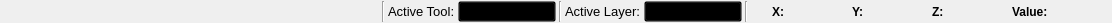
<?xml version="1.0" encoding="UTF-8"?>
<ui version="4.0">
 <class>StatusBar</class>
 <widget class="QWidget" name="StatusBar">
  <property name="geometry">
   <rect>
    <x>0</x>
    <y>0</y>
    <width>1112</width>
    <height>20</height>
   </rect>
  </property>
  <property name="sizePolicy">
   <sizepolicy hsizetype="MinimumExpanding" vsizetype="Preferred">
    <horstretch>0</horstretch>
    <verstretch>0</verstretch>
   </sizepolicy>
  </property>
  <property name="font">
   <font>
    <pointsize>10</pointsize>
   </font>
  </property>
  <property name="windowTitle">
   <string>Form</string>
  </property>
  <property name="styleSheet">
   <string notr="true">QToolButton{
	background-color:  rgba( 0, 0, 0, 0 );
	border: 1px solid  rgba( 0, 0, 0, 0 );
	margin: 0, 0, 0, 0;
	padding: 0, 0, 0, 0, ;
}


 QComboBox {
     padding: 1px 1px 1px 1px;
     min-width: 6em;
	background-color: rgba( 0,0,0,0 );
	color: black;
 }

 QComboBox:editable {
 }

 QComboBox:!editable, QComboBox::drop-down:editable {
	background-color: qlineargradient(x1: 0, y1: 0, x2: 0, y2: 1,
                                  stop: 0 #E1E1E1, stop: 0.4 #DDDDDD,
                                  stop: 0.5 #D8D8D8, stop: 1.0 #D3D3D3);
 }

 /* QComboBox gets the &quot;on&quot; state when the popup is open */
 QComboBox:!editable:on, QComboBox::drop-down:editable:on {
     background: qlineargradient(x1: 0, y1: 0, x2: 0, y2: 1,
                                 stop: 0 #D3D3D3, stop: 0.4 #D8D8D8,
                                 stop: 0.5 #DDDDDD, stop: 1.0 #E1E1E1);
 }

 QComboBox:on { /* shift the text when the popup opens */
 }

 QComboBox::drop-down {
     subcontrol-origin: padding;
     subcontrol-position: top right;
     width: 16px;
     border-top-right-radius: 3px;
     border-bottom-right-radius: 3px;
 }

 QComboBox::down-arrow {
     image: url(&quot;:/Images/Arrow.png&quot;);
 }

 QComboBox::down-arrow:on { /* shift the arrow when popup is open */
     top: 0px;
     left: 0px;
 }
QComboBox::icon{
	border: 1px solid rgba( 0, 0, 0, 0 );
}</string>
  </property>
  <layout class="QHBoxLayout" name="horizontalLayout_10" stretch="0,1,0,0,0">
   <property name="spacing">
    <number>0</number>
   </property>
   <property name="margin">
    <number>0</number>
   </property>
   <item>
    <widget class="QWidget" name="widget_8" native="true">
     <property name="sizePolicy">
      <sizepolicy hsizetype="Fixed" vsizetype="Fixed">
       <horstretch>0</horstretch>
       <verstretch>0</verstretch>
      </sizepolicy>
     </property>
     <property name="minimumSize">
      <size>
       <width>20</width>
       <height>20</height>
      </size>
     </property>
     <property name="maximumSize">
      <size>
       <width>20</width>
       <height>20</height>
      </size>
     </property>
     <property name="font">
      <font>
       <pointsize>10</pointsize>
      </font>
     </property>
     <layout class="QHBoxLayout" name="horizontalLayout_8">
      <property name="spacing">
       <number>0</number>
      </property>
      <property name="margin">
       <number>2</number>
      </property>
      <item>
       <widget class="QToolButton" name="info_button_">
        <property name="minimumSize">
         <size>
          <width>16</width>
          <height>16</height>
         </size>
        </property>
        <property name="maximumSize">
         <size>
          <width>16</width>
          <height>16</height>
         </size>
        </property>
        <property name="font">
         <font>
          <pointsize>10</pointsize>
         </font>
        </property>
        <property name="text">
         <string/>
        </property>
        <property name="icon">
         <iconset resource="Resources/AppInterface.qrc">
          <normaloff>:/Images/TextOff.png</normaloff>
          <normalon>:/Images/Text.png</normalon>:/Images/TextOff.png</iconset>
        </property>
        <property name="checkable">
         <bool>true</bool>
        </property>
        <property name="checked">
         <bool>false</bool>
        </property>
        <property name="popupMode">
         <enum>QToolButton::DelayedPopup</enum>
        </property>
       </widget>
      </item>
     </layout>
    </widget>
   </item>
   <item>
    <widget class="QWidget" name="widget_6" native="true">
     <property name="sizePolicy">
      <sizepolicy hsizetype="Preferred" vsizetype="Preferred">
       <horstretch>0</horstretch>
       <verstretch>0</verstretch>
      </sizepolicy>
     </property>
     <property name="minimumSize">
      <size>
       <width>0</width>
       <height>20</height>
      </size>
     </property>
     <property name="maximumSize">
      <size>
       <width>16777215</width>
       <height>20</height>
      </size>
     </property>
     <property name="font">
      <font>
       <pointsize>10</pointsize>
      </font>
     </property>
     <layout class="QHBoxLayout" name="horizontalLayout_6">
      <property name="spacing">
       <number>0</number>
      </property>
      <property name="leftMargin">
       <number>4</number>
      </property>
      <property name="topMargin">
       <number>1</number>
      </property>
      <property name="rightMargin">
       <number>4</number>
      </property>
      <property name="bottomMargin">
       <number>1</number>
      </property>
      <item>
       <widget class="QLabel" name="status_report_label_">
        <property name="font">
         <font>
          <pointsize>10</pointsize>
         </font>
        </property>
        <property name="text">
         <string/>
        </property>
       </widget>
      </item>
     </layout>
    </widget>
   </item>
   <item>
    <widget class="QWidget" name="widget_10" native="true">
     <property name="font">
      <font>
       <pointsize>9</pointsize>
      </font>
     </property>
     <layout class="QHBoxLayout" name="horizontalLayout_9">
      <property name="spacing">
       <number>3</number>
      </property>
      <property name="leftMargin">
       <number>0</number>
      </property>
      <property name="topMargin">
       <number>1</number>
      </property>
      <property name="rightMargin">
       <number>0</number>
      </property>
      <property name="bottomMargin">
       <number>1</number>
      </property>
      <item>
       <widget class="Line" name="line_2">
        <property name="orientation">
         <enum>Qt::Vertical</enum>
        </property>
       </widget>
      </item>
      <item>
       <widget class="QLabel" name="label_2">
        <property name="font">
         <font>
          <pointsize>10</pointsize>
         </font>
        </property>
        <property name="text">
         <string>Active Tool:</string>
        </property>
       </widget>
      </item>
      <item>
       <widget class="QComboBox" name="tool_combobox_">
        <property name="sizePolicy">
         <sizepolicy hsizetype="Preferred" vsizetype="Preferred">
          <horstretch>0</horstretch>
          <verstretch>0</verstretch>
         </sizepolicy>
        </property>
        <property name="minimumSize">
         <size>
          <width>98</width>
          <height>0</height>
         </size>
        </property>
        <property name="font">
         <font>
          <pointsize>10</pointsize>
         </font>
        </property>
        <property name="frame">
         <bool>false</bool>
        </property>
       </widget>
      </item>
      <item>
       <widget class="Line" name="line">
        <property name="orientation">
         <enum>Qt::Vertical</enum>
        </property>
       </widget>
      </item>
      <item>
       <widget class="QLabel" name="label">
        <property name="font">
         <font>
          <pointsize>10</pointsize>
         </font>
        </property>
        <property name="text">
         <string>Active Layer:</string>
        </property>
       </widget>
      </item>
      <item>
       <widget class="QComboBox" name="layer_combobox_">
        <property name="sizePolicy">
         <sizepolicy hsizetype="Preferred" vsizetype="Preferred">
          <horstretch>0</horstretch>
          <verstretch>0</verstretch>
         </sizepolicy>
        </property>
        <property name="minimumSize">
         <size>
          <width>98</width>
          <height>0</height>
         </size>
        </property>
        <property name="font">
         <font>
          <pointsize>10</pointsize>
         </font>
        </property>
        <property name="frame">
         <bool>false</bool>
        </property>
       </widget>
      </item>
      <item>
       <widget class="Line" name="line_3">
        <property name="orientation">
         <enum>Qt::Vertical</enum>
        </property>
       </widget>
      </item>
     </layout>
    </widget>
   </item>
   <item>
    <widget class="QWidget" name="widget_7" native="true">
     <property name="sizePolicy">
      <sizepolicy hsizetype="Fixed" vsizetype="Fixed">
       <horstretch>0</horstretch>
       <verstretch>0</verstretch>
      </sizepolicy>
     </property>
     <property name="minimumSize">
      <size>
       <width>20</width>
       <height>20</height>
      </size>
     </property>
     <property name="maximumSize">
      <size>
       <width>20</width>
       <height>20</height>
      </size>
     </property>
     <property name="font">
      <font>
       <pointsize>10</pointsize>
      </font>
     </property>
     <layout class="QHBoxLayout" name="horizontalLayout_7">
      <property name="spacing">
       <number>0</number>
      </property>
      <property name="margin">
       <number>2</number>
      </property>
      <item>
       <spacer name="horizontalSpacer">
        <property name="orientation">
         <enum>Qt::Horizontal</enum>
        </property>
        <property name="sizeHint" stdset="0">
         <size>
          <width>2</width>
          <height>20</height>
         </size>
        </property>
       </spacer>
      </item>
      <item>
       <widget class="QToolButton" name="world_button_">
        <property name="minimumSize">
         <size>
          <width>16</width>
          <height>16</height>
         </size>
        </property>
        <property name="maximumSize">
         <size>
          <width>16</width>
          <height>16</height>
         </size>
        </property>
        <property name="font">
         <font>
          <pointsize>10</pointsize>
         </font>
        </property>
        <property name="text">
         <string/>
        </property>
        <property name="icon">
         <iconset resource="Resources/AppInterface.qrc">
          <normaloff>:/Images/WorldOff.png</normaloff>
          <normalon>:/Images/World.png</normalon>:/Images/WorldOff.png</iconset>
        </property>
        <property name="checkable">
         <bool>true</bool>
        </property>
        <property name="checked">
         <bool>false</bool>
        </property>
        <property name="popupMode">
         <enum>QToolButton::DelayedPopup</enum>
        </property>
       </widget>
      </item>
     </layout>
    </widget>
   </item>
   <item>
    <widget class="QWidget" name="widget_5" native="true">
     <property name="sizePolicy">
      <sizepolicy hsizetype="Fixed" vsizetype="Fixed">
       <horstretch>0</horstretch>
       <verstretch>0</verstretch>
      </sizepolicy>
     </property>
     <property name="minimumSize">
      <size>
       <width>344</width>
       <height>20</height>
      </size>
     </property>
     <property name="maximumSize">
      <size>
       <width>344</width>
       <height>20</height>
      </size>
     </property>
     <property name="font">
      <font>
       <pointsize>10</pointsize>
      </font>
     </property>
     <layout class="QHBoxLayout" name="horizontalLayout_5" stretch="4,4,4,5">
      <property name="spacing">
       <number>0</number>
      </property>
      <property name="margin">
       <number>0</number>
      </property>
      <item>
       <widget class="QWidget" name="widget_2" native="true">
        <property name="minimumSize">
         <size>
          <width>80</width>
          <height>0</height>
         </size>
        </property>
        <property name="maximumSize">
         <size>
          <width>80</width>
          <height>16777215</height>
         </size>
        </property>
        <property name="font">
         <font>
          <pointsize>10</pointsize>
         </font>
        </property>
        <layout class="QHBoxLayout" name="horizontalLayout" stretch="0,1">
         <property name="spacing">
          <number>0</number>
         </property>
         <property name="leftMargin">
          <number>4</number>
         </property>
         <property name="topMargin">
          <number>2</number>
         </property>
         <property name="rightMargin">
          <number>4</number>
         </property>
         <property name="bottomMargin">
          <number>1</number>
         </property>
         <item>
          <widget class="QLabel" name="x_coord_label_">
           <property name="minimumSize">
            <size>
             <width>14</width>
             <height>0</height>
            </size>
           </property>
           <property name="maximumSize">
            <size>
             <width>14</width>
             <height>16777215</height>
            </size>
           </property>
           <property name="font">
            <font>
             <pointsize>9</pointsize>
             <weight>75</weight>
             <bold>true</bold>
            </font>
           </property>
           <property name="text">
            <string>X:</string>
           </property>
          </widget>
         </item>
         <item>
          <widget class="QLabel" name="x_">
           <property name="minimumSize">
            <size>
             <width>58</width>
             <height>0</height>
            </size>
           </property>
           <property name="maximumSize">
            <size>
             <width>58</width>
             <height>16777215</height>
            </size>
           </property>
           <property name="font">
            <font>
             <pointsize>9</pointsize>
            </font>
           </property>
           <property name="text">
            <string/>
           </property>
          </widget>
         </item>
        </layout>
       </widget>
      </item>
      <item>
       <widget class="QWidget" name="widget_3" native="true">
        <property name="minimumSize">
         <size>
          <width>80</width>
          <height>0</height>
         </size>
        </property>
        <property name="maximumSize">
         <size>
          <width>80</width>
          <height>16777215</height>
         </size>
        </property>
        <property name="font">
         <font>
          <pointsize>10</pointsize>
         </font>
        </property>
        <layout class="QHBoxLayout" name="horizontalLayout_2" stretch="0,1">
         <property name="spacing">
          <number>0</number>
         </property>
         <property name="leftMargin">
          <number>4</number>
         </property>
         <property name="topMargin">
          <number>2</number>
         </property>
         <property name="rightMargin">
          <number>4</number>
         </property>
         <property name="bottomMargin">
          <number>1</number>
         </property>
         <item>
          <widget class="QLabel" name="y_coord_label_">
           <property name="minimumSize">
            <size>
             <width>14</width>
             <height>0</height>
            </size>
           </property>
           <property name="maximumSize">
            <size>
             <width>14</width>
             <height>16777215</height>
            </size>
           </property>
           <property name="font">
            <font>
             <pointsize>9</pointsize>
             <weight>75</weight>
             <bold>true</bold>
            </font>
           </property>
           <property name="text">
            <string>Y:</string>
           </property>
          </widget>
         </item>
         <item>
          <widget class="QLabel" name="y_">
           <property name="minimumSize">
            <size>
             <width>58</width>
             <height>0</height>
            </size>
           </property>
           <property name="maximumSize">
            <size>
             <width>58</width>
             <height>16777215</height>
            </size>
           </property>
           <property name="font">
            <font>
             <pointsize>9</pointsize>
            </font>
           </property>
           <property name="text">
            <string/>
           </property>
          </widget>
         </item>
        </layout>
       </widget>
      </item>
      <item>
       <widget class="QWidget" name="widget_4" native="true">
        <property name="minimumSize">
         <size>
          <width>80</width>
          <height>0</height>
         </size>
        </property>
        <property name="maximumSize">
         <size>
          <width>80</width>
          <height>16777215</height>
         </size>
        </property>
        <property name="font">
         <font>
          <pointsize>10</pointsize>
         </font>
        </property>
        <layout class="QHBoxLayout" name="horizontalLayout_3" stretch="0,1">
         <property name="spacing">
          <number>0</number>
         </property>
         <property name="leftMargin">
          <number>4</number>
         </property>
         <property name="topMargin">
          <number>2</number>
         </property>
         <property name="rightMargin">
          <number>4</number>
         </property>
         <property name="bottomMargin">
          <number>1</number>
         </property>
         <item>
          <widget class="QLabel" name="z_coord_label_">
           <property name="minimumSize">
            <size>
             <width>14</width>
             <height>0</height>
            </size>
           </property>
           <property name="maximumSize">
            <size>
             <width>14</width>
             <height>16777215</height>
            </size>
           </property>
           <property name="font">
            <font>
             <pointsize>9</pointsize>
             <weight>75</weight>
             <bold>true</bold>
            </font>
           </property>
           <property name="text">
            <string>Z:</string>
           </property>
          </widget>
         </item>
         <item>
          <widget class="QLabel" name="z_">
           <property name="minimumSize">
            <size>
             <width>58</width>
             <height>0</height>
            </size>
           </property>
           <property name="maximumSize">
            <size>
             <width>58</width>
             <height>16777215</height>
            </size>
           </property>
           <property name="font">
            <font>
             <pointsize>9</pointsize>
            </font>
           </property>
           <property name="text">
            <string/>
           </property>
          </widget>
         </item>
        </layout>
       </widget>
      </item>
      <item>
       <widget class="QWidget" name="widget" native="true">
        <property name="minimumSize">
         <size>
          <width>104</width>
          <height>0</height>
         </size>
        </property>
        <property name="maximumSize">
         <size>
          <width>104</width>
          <height>16777215</height>
         </size>
        </property>
        <property name="font">
         <font>
          <pointsize>10</pointsize>
         </font>
        </property>
        <layout class="QHBoxLayout" name="horizontalLayout_4" stretch="0,1">
         <property name="spacing">
          <number>0</number>
         </property>
         <property name="leftMargin">
          <number>4</number>
         </property>
         <property name="topMargin">
          <number>2</number>
         </property>
         <property name="rightMargin">
          <number>4</number>
         </property>
         <property name="bottomMargin">
          <number>1</number>
         </property>
         <item>
          <widget class="QLabel" name="value_label_">
           <property name="minimumSize">
            <size>
             <width>40</width>
             <height>0</height>
            </size>
           </property>
           <property name="maximumSize">
            <size>
             <width>40</width>
             <height>16777215</height>
            </size>
           </property>
           <property name="font">
            <font>
             <pointsize>9</pointsize>
             <weight>75</weight>
             <bold>true</bold>
            </font>
           </property>
           <property name="text">
            <string>Value:</string>
           </property>
          </widget>
         </item>
         <item>
          <widget class="QLabel" name="value_">
           <property name="minimumSize">
            <size>
             <width>58</width>
             <height>0</height>
            </size>
           </property>
           <property name="maximumSize">
            <size>
             <width>58</width>
             <height>16777215</height>
            </size>
           </property>
           <property name="font">
            <font>
             <pointsize>9</pointsize>
            </font>
           </property>
           <property name="text">
            <string/>
           </property>
          </widget>
         </item>
        </layout>
       </widget>
      </item>
     </layout>
    </widget>
   </item>
  </layout>
 </widget>
 <resources>
  <include location="Resources/AppInterface.qrc"/>
 </resources>
 <connections/>
</ui>
